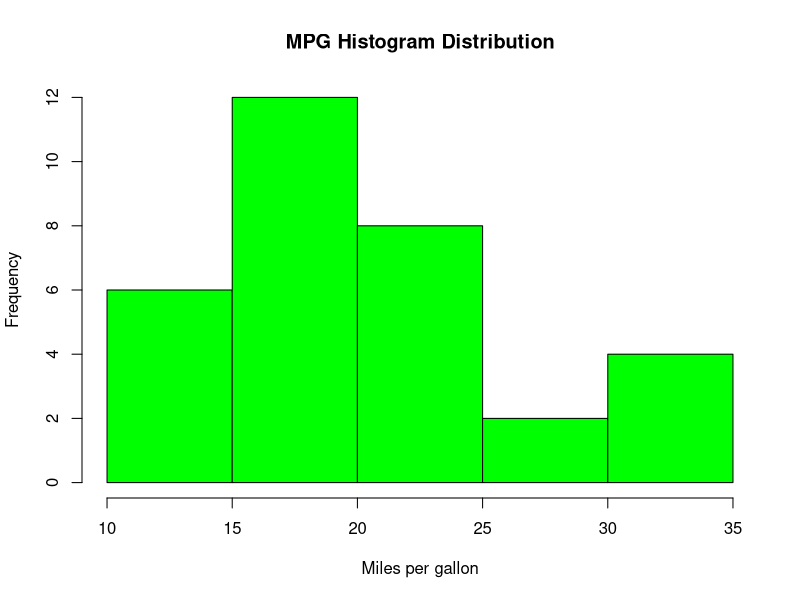
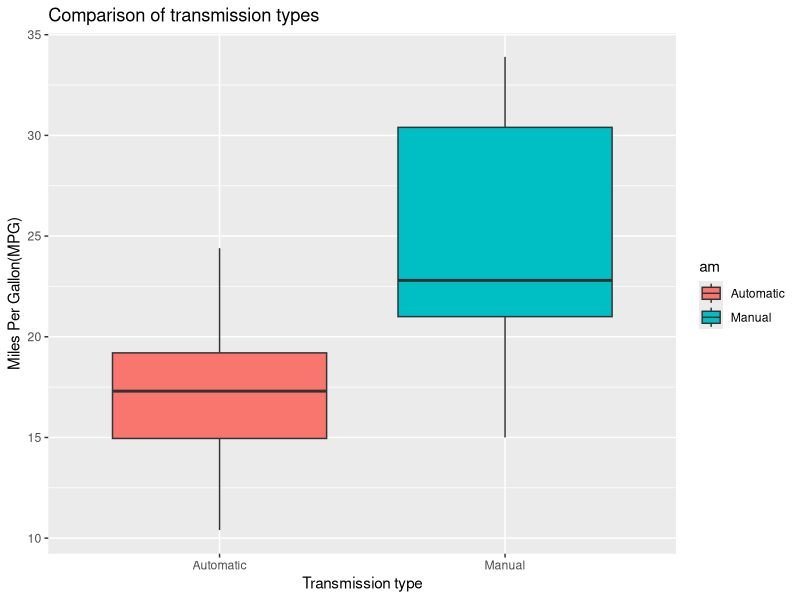
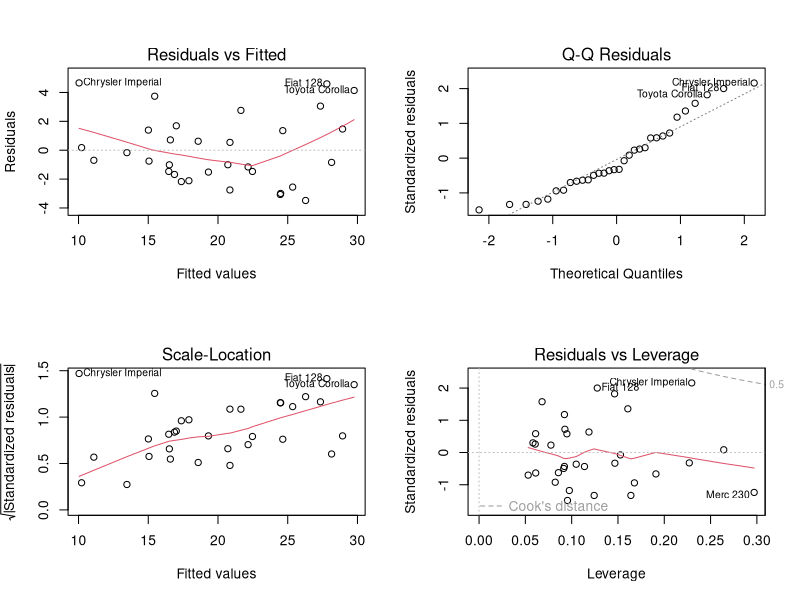

These charts were generated, in order, by the following R code:
## ---- chunk 1
knitr::opts_chunk$set(echo = TRUE)
## ---- chunk 2
library(datasets)
data(mtcars)
str(mtcars)
## ---- chunk 3
mtcars$am<-as.factor(mtcars$am)
levels(mtcars$am)<-c("Automatic","Manual")
## ---- chunk 4
library(ggplot2)
# histogram of MPG
hist(mtcars$mpg,col="green",xlab="Miles per gallon",main="MPG Histogram Distribution")
# boxplot for comparing effect of transmission on mpg
ggplot(mtcars,aes(x=am,y=mpg,fill=am))+geom_boxplot()+xlab("Transmission type") +  ylab("Miles Per Gallon(MPG)") + ggtitle("Comparison of transmission types")
## ---- chunk 5
mpg_auto<-mtcars[mtcars$am == "Automatic",]$mpg
mpg_man<-mtcars[mtcars$am == "Manual",]$mpg
t.test(mpg_auto,mpg_man,paired = FALSE)
# Comparing median of both transmission types
median(mpg_auto)
median(mpg_man)
## ---- chunk 6
fit<-lm(mpg~.,data=mtcars)
summary(fit)
## ---- chunk 7
library(MASS)
fit2<-stepAIC(lm(mpg~.,data=mtcars),direction = "both",trace=FALSE)
summary(fit2)
## ---- chunk 8
anova(fit,fit2)
## ---- chunk 9
par(mfrow=c(2,2))
plot(fit2)
